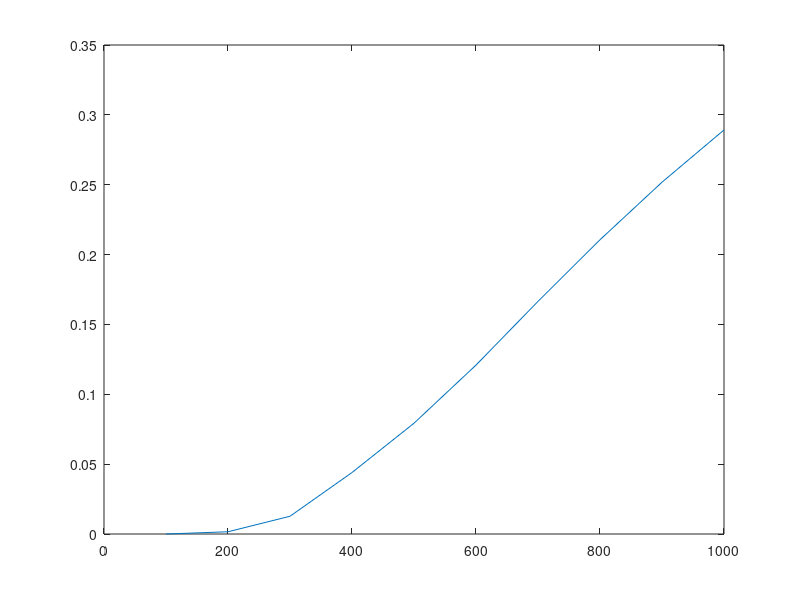

This figure's MATLAB source:
clear;
close all;
clc;

keys = 50;
N = 10000;
t = 100:100:1000;
p = zeros(size(t));
i = 1;
for T = t
    ls = randi([0 T-1], keys, N); % max valor int, n linhas, n colunas
    todos_diff = zeros(1,N);
    for col=1:N
        todos_diff(col) = length(unique(ls(:,col))) == keys; 
    end

    cfav = sum(todos_diff);
    p(i) = cfav / N;
    i = i + 1;
end

plot(t, p)
